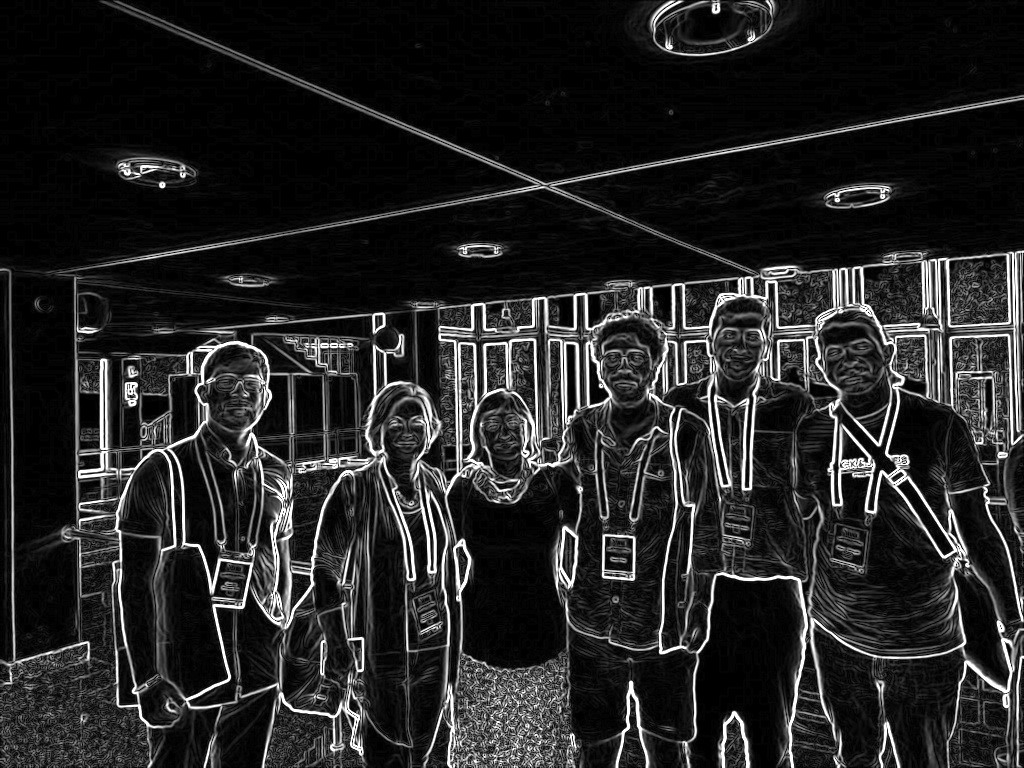
#> input picture Ch12/Figure5/f05d57c3-9faa-48c6-b615-0b5570619386/gradient_magnitude.jpg, 1024 x 768 px, found by its file name
$ python additional_steps.py
#> lines starting #> are read from the running program, lines starting #| are printed output that depends on the picture; after the words box and inside, x2 and y2 are one past the last pixel; in counts of white or black regions, pixels touching at a corner belong together
import cv2
import numpy as np

image = cv2.imread('C:\\Users\\indus\\OneDrive\\Desktop\\ImageBook\\MyImplementations\\Ch12\\Figure5\\f05d57c3-9faa-48c6-b615-0b5570619386\\gradient_magnitude.jpg', cv2.IMREAD_GRAYSCALE)
#> image is the input picture: shape (768, 1024); min 0, max 255, mean 36.9

threshold_value = 200
_, pruned_edges = cv2.threshold(image, threshold_value, 255, cv2.THRESH_BINARY)
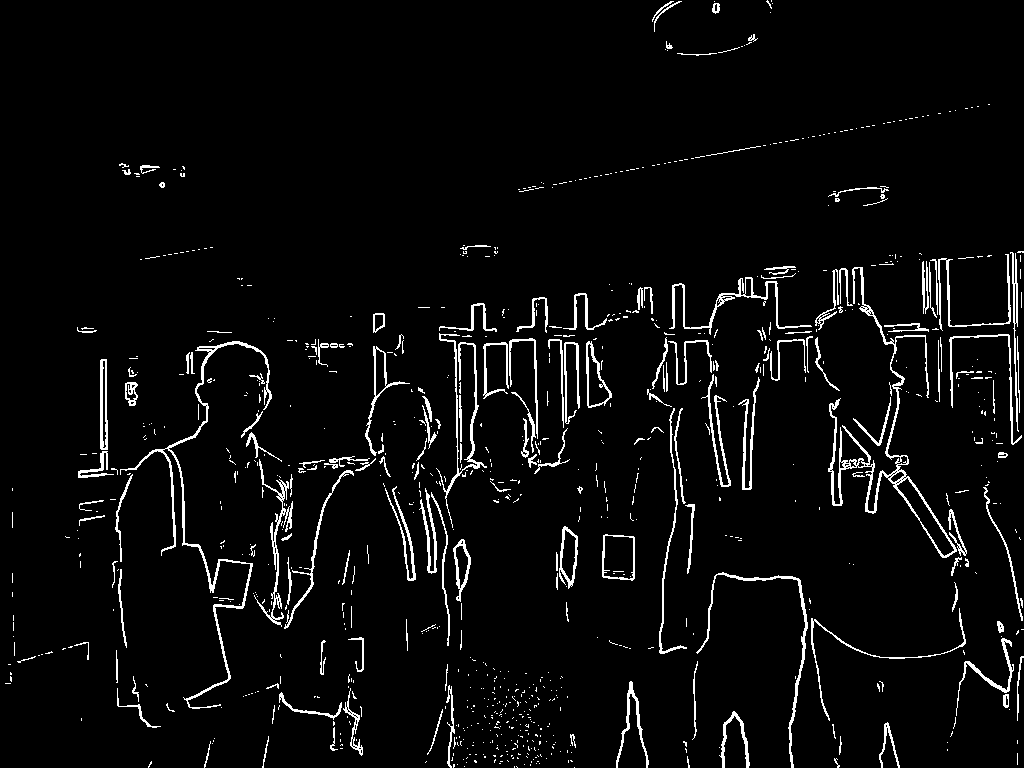
#> pruned_edges: shape (768, 1024); 4.2% white in thin lines or dots
cv2.imwrite('C:\\Users\\indus\\OneDrive\\Desktop\\ImageBook\\MyImplementations\\Ch12\\Figure5\\f05d57c3-9faa-48c6-b615-0b5570619386\\pruned_edges.jpg', pruned_edges)

contours, _ = cv2.findContours(pruned_edges, cv2.RETR_EXTERNAL, cv2.CHAIN_APPROX_SIMPLE)
#> contours = 917 contours, 813 with area under 20; largest, box (x1, y1, x2, y2) and area: (828, 267, 957, 558) 2990, (120, 341, 272, 709) 1412, (602, 534, 635, 581) 1362, (586, 341, 612, 408) 890, (559, 526, 578, 589) 763

cleaned_image = np.zeros_like(pruned_edges)
for contour in contours:
    area = cv2.contourArea(contour)
    x, y, w, h = cv2.boundingRect(contour)
    aspect_ratio = float(w) / h
    extent = area / (w * h)

    if area < 40:
        continue
    if aspect_ratio > 50 or aspect_ratio < 1 / 50:
        continue
    cv2.drawContours(cleaned_image, [contour], -1, 255)
#> this loop made 917 passes
#> (contour, area, x, y, w, h, aspect_ratio, extent) on passes 2, 3, 5: ([[516, 766], [517, 767]], 0, 516, 766, 2, 2, 1, 0), ([[514, 766], [514, 767]], 0, 514, 766, 1, 2, 0.5, 0), ([[530, 764], [530, 765]], 0, 530, 764, 1, 2, 0.5, 0)
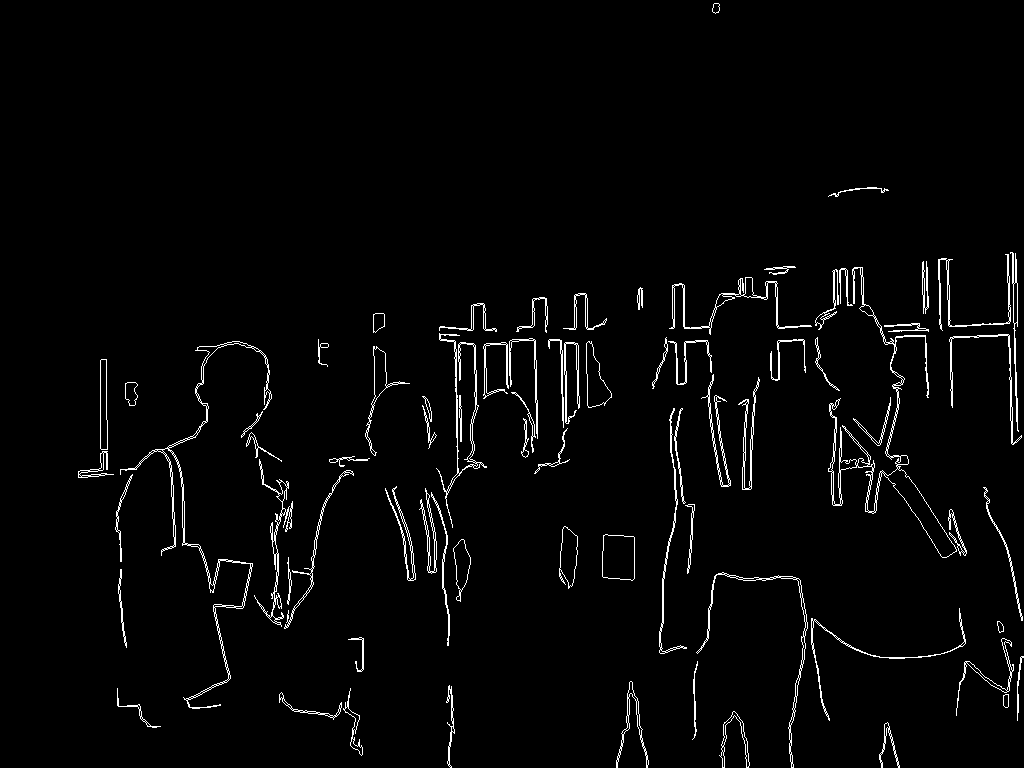
#> cleaned_image: shape (768, 1024); 2.6% white in thin lines or dots

cv2.imwrite('C:\\Users\\indus\\OneDrive\\Desktop\\ImageBook\\MyImplementations\\Ch12\\Figure5\\f05d57c3-9faa-48c6-b615-0b5570619386\\removed_shapes.jpg', cleaned_image)

kernel = np.ones((3,3), np.uint8)
closed_edges = cv2.morphologyEx(cleaned_image, cv2.MORPH_CLOSE, kernel)
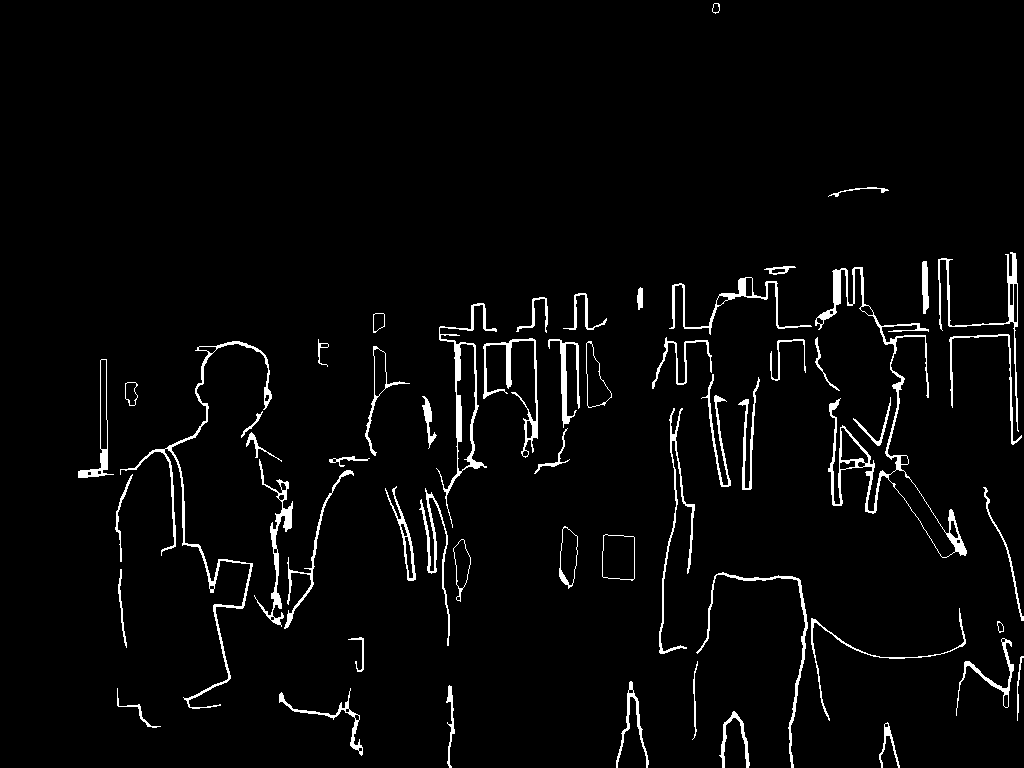
#> closed_edges: shape (768, 1024); 3.3% white; 56 white regions, largest, box (x1, y1, x2, y2) and area: (815, 267, 967, 558) 3267, (120, 341, 272, 709) 2242, (436, 303, 497, 528) 1506
cv2.imwrite('C:\\Users\\indus\\OneDrive\\Desktop\\ImageBook\\MyImplementations\\Ch12\\Figure5\\f05d57c3-9faa-48c6-b615-0b5570619386\\closed_edges.jpg', closed_edges)
